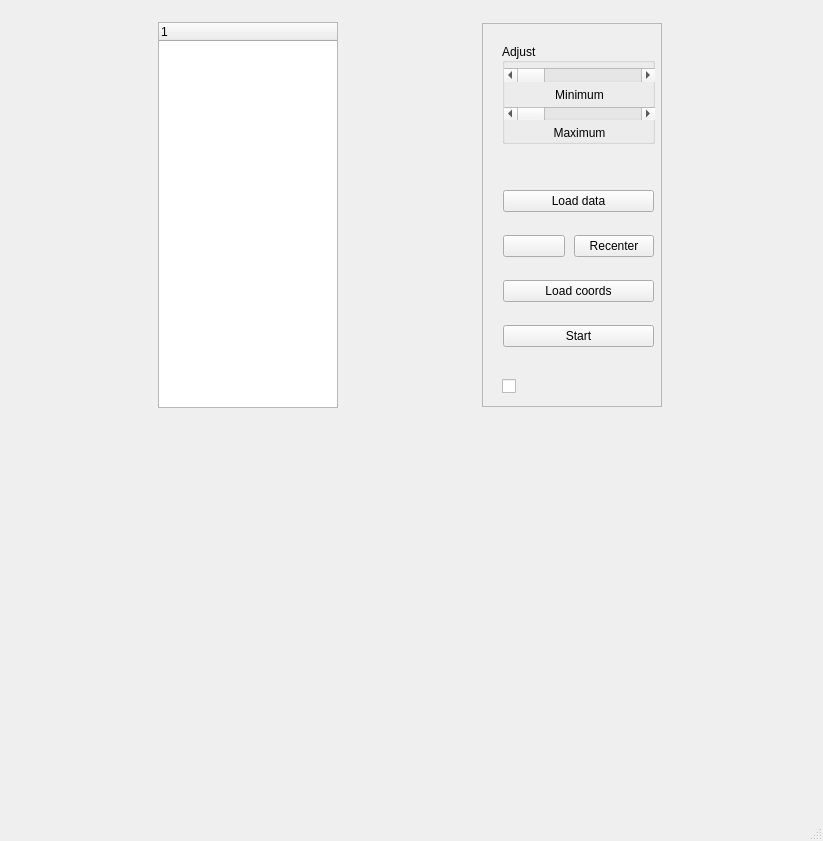
<?xml version="1.0" encoding="UTF-8"?>
<ui version="4.0">
 <class>MainWindow</class>
 <widget class="QMainWindow" name="MainWindow">
  <property name="geometry">
   <rect>
    <x>0</x>
    <y>0</y>
    <width>823</width>
    <height>841</height>
   </rect>
  </property>
  <property name="windowTitle">
   <string>MainWindow</string>
  </property>
  <widget class="QWidget" name="centralwidget">
   <widget class="QWidget" name="layoutWidget">
    <property name="geometry">
     <rect>
      <x>20</x>
      <y>22</y>
      <width>781</width>
      <height>386</height>
     </rect>
    </property>
    <layout class="QHBoxLayout" name="horizontalLayout">
     <item>
      <widget class="QTreeWidget" name="treeWidget">
       <property name="sizePolicy">
        <sizepolicy hsizetype="Expanding" vsizetype="Expanding">
         <horstretch>0</horstretch>
         <verstretch>0</verstretch>
        </sizepolicy>
       </property>
       <property name="minimumSize">
        <size>
         <width>180</width>
         <height>0</height>
        </size>
       </property>
       <property name="maximumSize">
        <size>
         <width>180</width>
         <height>16777215</height>
        </size>
       </property>
       <property name="horizontalScrollBarPolicy">
        <enum>Qt::ScrollBarAsNeeded</enum>
       </property>
       <property name="sizeAdjustPolicy">
        <enum>QAbstractScrollArea::AdjustToContents</enum>
       </property>
       <property name="headerHidden">
        <bool>false</bool>
       </property>
       <attribute name="headerVisible">
        <bool>true</bool>
       </attribute>
       <attribute name="headerDefaultSectionSize">
        <number>200</number>
       </attribute>
       <attribute name="headerStretchLastSection">
        <bool>true</bool>
       </attribute>
       <column>
        <property name="text">
         <string notr="true">1</string>
        </property>
       </column>
      </widget>
     </item>
     <item>
      <layout class="QHBoxLayout" name="horizontalLayout_2"/>
     </item>
     <item>
      <widget class="QFrame" name="frame_2">
       <property name="sizePolicy">
        <sizepolicy hsizetype="Expanding" vsizetype="Fixed">
         <horstretch>0</horstretch>
         <verstretch>0</verstretch>
        </sizepolicy>
       </property>
       <property name="minimumSize">
        <size>
         <width>180</width>
         <height>384</height>
        </size>
       </property>
       <property name="maximumSize">
        <size>
         <width>180</width>
         <height>16777215</height>
        </size>
       </property>
       <property name="frameShape">
        <enum>QFrame::StyledPanel</enum>
       </property>
       <property name="frameShadow">
        <enum>QFrame::Raised</enum>
       </property>
       <widget class="QGroupBox" name="groupBox">
        <property name="geometry">
         <rect>
          <x>20</x>
          <y>20</y>
          <width>153</width>
          <height>101</height>
         </rect>
        </property>
        <property name="title">
         <string>Adjust</string>
        </property>
        <property name="alignment">
         <set>Qt::AlignLeading|Qt::AlignLeft|Qt::AlignVCenter</set>
        </property>
        <property name="flat">
         <bool>true</bool>
        </property>
        <widget class="QWidget" name="layoutWidget">
         <property name="geometry">
          <rect>
           <x>2</x>
           <y>25</y>
           <width>151</width>
           <height>71</height>
          </rect>
         </property>
         <layout class="QVBoxLayout" name="verticalLayout_2">
          <item>
           <widget class="QScrollBar" name="horizontalScrollBar">
            <property name="orientation">
             <enum>Qt::Horizontal</enum>
            </property>
           </widget>
          </item>
          <item>
           <widget class="QLabel" name="label">
            <property name="text">
             <string>Minimum</string>
            </property>
            <property name="alignment">
             <set>Qt::AlignCenter</set>
            </property>
           </widget>
          </item>
          <item>
           <widget class="QScrollBar" name="horizontalScrollBar_2">
            <property name="orientation">
             <enum>Qt::Horizontal</enum>
            </property>
           </widget>
          </item>
          <item>
           <widget class="QLabel" name="label_2">
            <property name="text">
             <string>Maximum</string>
            </property>
            <property name="alignment">
             <set>Qt::AlignCenter</set>
            </property>
           </widget>
          </item>
         </layout>
        </widget>
       </widget>
       <widget class="QWidget" name="layoutWidget">
        <property name="geometry">
         <rect>
          <x>21</x>
          <y>150</y>
          <width>151</width>
          <height>191</height>
         </rect>
        </property>
        <layout class="QVBoxLayout" name="verticalLayout">
         <property name="spacing">
          <number>6</number>
         </property>
         <item>
          <widget class="QPushButton" name="pushButton">
           <property name="text">
            <string>Load data</string>
           </property>
          </widget>
         </item>
         <item>
          <layout class="QHBoxLayout" name="horizontalLayout_4">
           <property name="spacing">
            <number>9</number>
           </property>
           <item>
            <widget class="QPushButton" name="pushButton_2">
             <property name="text">
              <string/>
             </property>
             <property name="icon">
              <iconset>
               <normaloff>../../../.designer/Icons/center.png</normaloff>
               <normalon>../Icons/center.png</normalon>../../../.designer/Icons/center.png</iconset>
             </property>
             <property name="flat">
              <bool>false</bool>
             </property>
            </widget>
           </item>
           <item>
            <widget class="QPushButton" name="pushButton_4">
             <property name="text">
              <string>Recenter</string>
             </property>
            </widget>
           </item>
          </layout>
         </item>
         <item>
          <widget class="QPushButton" name="pushButton_3">
           <property name="text">
            <string>Load coords</string>
           </property>
          </widget>
         </item>
         <item>
          <widget class="QPushButton" name="pushButton_5">
           <property name="text">
            <string>Start</string>
           </property>
          </widget>
         </item>
        </layout>
       </widget>
       <widget class="QCheckBox" name="checkBox">
        <property name="geometry">
         <rect>
          <x>20</x>
          <y>350</y>
          <width>90</width>
          <height>26</height>
         </rect>
        </property>
        <property name="text">
         <string/>
        </property>
        <property name="icon">
         <iconset>
          <normaloff>../Icons/sector.svg</normaloff>../Icons/sector.svg</iconset>
        </property>
       </widget>
      </widget>
     </item>
    </layout>
   </widget>
   <widget class="QWidget" name="horizontalLayoutWidget">
    <property name="geometry">
     <rect>
      <x>20</x>
      <y>440</y>
      <width>781</width>
      <height>341</height>
     </rect>
    </property>
    <layout class="QHBoxLayout" name="horizontalLayout_3"/>
   </widget>
  </widget>
  <widget class="QMenuBar" name="menubar">
   <property name="geometry">
    <rect>
     <x>0</x>
     <y>0</y>
     <width>823</width>
     <height>25</height>
    </rect>
   </property>
  </widget>
  <widget class="QStatusBar" name="statusbar"/>
 </widget>
 <resources/>
 <connections/>
</ui>
